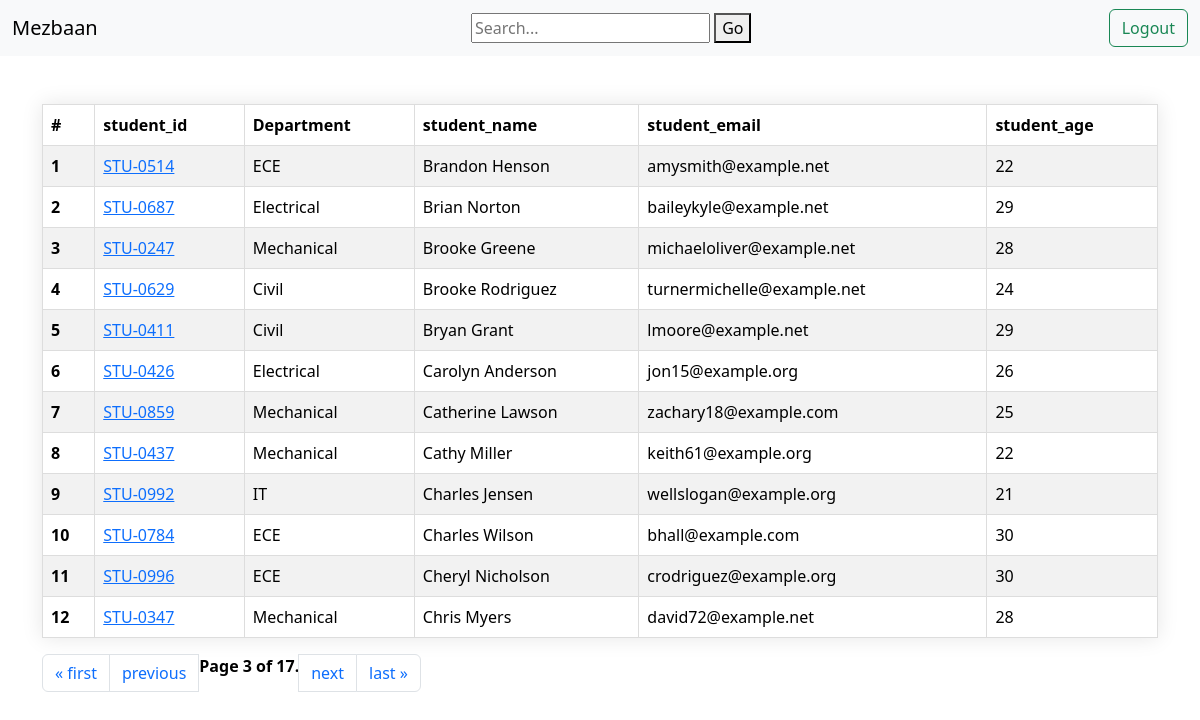
Screenshot of /students/?page=3 with the database file from the repository.
### vege/models.py (models this page shows, shortened)
class Student(models.Model):
  department = models.ForeignKey(Department , related_name="depart", on_delete=models.CASCADE)
  student_id = models.OneToOneField(StudentID, related_name="studentid", on_delete=models.CASCADE)
  student_name = models.CharField(max_length=100)
  student_age = models.IntegerField(default=18)
  student_email = models.EmailField(unique=True)
  student_address = models.TextField()
  class Meta:
    ordering = ['student_name']
    verbose_name = 'student'

class StudentID(models.Model):
  student_id = models.CharField(max_length=100)
  def __str__(self) -> str:
    return self.student_id

class Department(models.Model):
  department = models.CharField(max_length=100)
  class Meta:
    ordering = ['department']

### vege/views.py (the view, shortened to what this page needs)
# urls.py: path('students/', getStudents , name = "getStudents"),
def getStudents(request):
  queryset = Student.objects.all()
  paginator = Paginator(queryset, 12)  # Show 25 contacts per page.
  page_number = request.GET.get("page", 1)
  page_obj = paginator.get_page(page_number)
  return render(request, 'reports/students.html', {'queryset': page_obj})

### home/templates/reports/students.html (shortened to what this page needs)
<!DOCTYPE html>
<html lang="en">
<head>
  <link href="https://cdn.jsdelivr.net/npm/bootstrap@5.3.3/dist/css/bootstrap.min.css" rel="stylesheet">
</head>
<body>
  <nav class="navbar bg-body-tertiary">
    <div class="container-fluid">
      <a class="navbar-brand">Mezbaan</a>
      <div class="search">
        <form>
            <input placeholder="Search..." type="text" name="search">
            <button type="submit">Go</button>
        </form>
      </div>
        <a href="/logout/" class="btn btn-outline-success" type="submit">Logout</a>
    </div>
  </nav>
  <div class="container mt-5">
    <table class="table table-striped">
      <thead>
        <tr>
          <th scope="col">#</th>
          <th scope="col">student_id</th>
          <th scope="col">Department</th>
          <th scope="col">student_name</th>
          <th scope="col">student_email</th>
          <th scope="col">student_age</th>
        </tr>
      </thead>
      <tbody>
        {% for student in queryset %}
        <tr>
          <th scope="row">{{forloop.counter}}</th>
          <td>
            <a href="{% url 'see_marks' student.student_id %}">
              {{student.student_id}}
            </a></td>
          <td>{{student.department.department}}</td>
          <td>{{student.student_name}}</td>
          <td>{{student.student_email}}</td>
          <td>{{student.student_age}}</td>
        </tr>
        {% endfor %}
      </tbody>
    </table>
        <nav aria-label="Page navigation example">
        <ul class="pagination">
              {% if queryset.has_previous %}
              <li class="page-item"><a class="page-link" href="?page=1">&laquo; first</a></li>
              <li class="page-item"><a class="page-link" href="?page={{ queryset.previous_page_number }}">previous</a></li>
              {% endif %}
              <span class="current">
                  Page {{ queryset.number }} of {{ queryset.paginator.num_pages }}.
              </span>
              {% if queryset.has_next %}
              <li class="page-item"><a class="page-link" href="?page={{ queryset.next_page_number }}">next</a></li>
              <li class="page-item"><a class="page-link" href="?page={{ queryset.paginator.num_pages }}">last &raquo;</a></li>
              {% endif %}
      </ul>
      </nav>
    </div>
</body>
</html>

### home/templates/reports/students.html (style rules this page uses)
body { background: url(https://i.pinimg.com/564x/ee/82/7b/ee827bd3d128d9c3a5f5eb9c334f6b36.jpg); }
.current { font-weight: bold; color: black }
table { border-collapse: collapse; overflow: hidden; box-shadow: 0 0 20px rgba(0,0,0,0.1); background-color: white; margin-bottom: 10px; }
th, td { padding: 15px; background-color: rgba(255,255,255,0.2); color: black; border: 1px solid #ddd; }
th { text-align: left; }

### rows the page displays
Student: student_id "STU-0514", department.department "ECE", student_name "Brandon Henson", student_email "amysmith@example.net", student_age "22"
Student: student_id "STU-0687", department.department "Electrical", student_name "Brian Norton", student_email "baileykyle@example.net", student_age "29"
Student: student_id "STU-0247", department.department "Mechanical", student_name "Brooke Greene", student_email "michaeloliver@example.net", student_age "28"
Student: student_id "STU-0629", department.department "Civil", student_name "Brooke Rodriguez", student_email "turnermichelle@example.net", student_age "24"
Student: student_id "STU-0411", department.department "Civil", student_name "Bryan Grant", student_email "lmoore@example.net", student_age "29"
Student: student_id "STU-0426", department.department "Electrical", student_name "Carolyn Anderson", student_email "jon15@example.org", student_age "26"
Student: student_id "STU-0859", department.department "Mechanical", student_name "Catherine Lawson", student_email "zachary18@example.com", student_age "25"
Student: student_id "STU-0437", department.department "Mechanical", student_name "Cathy Miller", student_email "keith61@example.org", student_age "22"
Student: student_id "STU-0992", department.department "IT", student_name "Charles Jensen", student_email "wellslogan@example.org", student_age "21"
Student: student_id "STU-0784", department.department "ECE", student_name "Charles Wilson", student_email "bhall@example.com", student_age "30"
Student: student_id "STU-0996", department.department "ECE", student_name "Cheryl Nicholson", student_email "crodriguez@example.org", student_age "30"
Student: student_id "STU-0347", department.department "Mechanical", student_name "Chris Myers", student_email "david72@example.net", student_age "28"

### other values shown
{{ queryset.number }} "3"
{{ queryset.paginator.num_pages }} "17"
